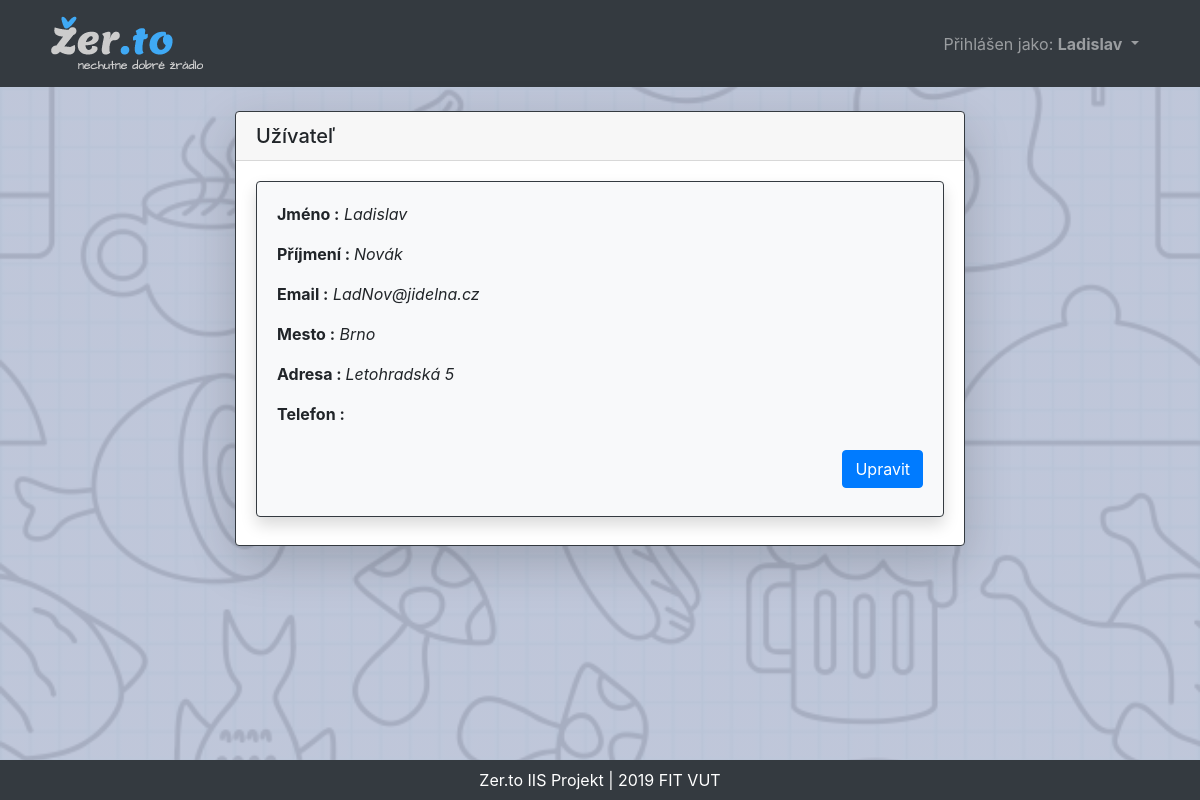
Page /account/user.php?user=3 (signed in) on the earlier database version.
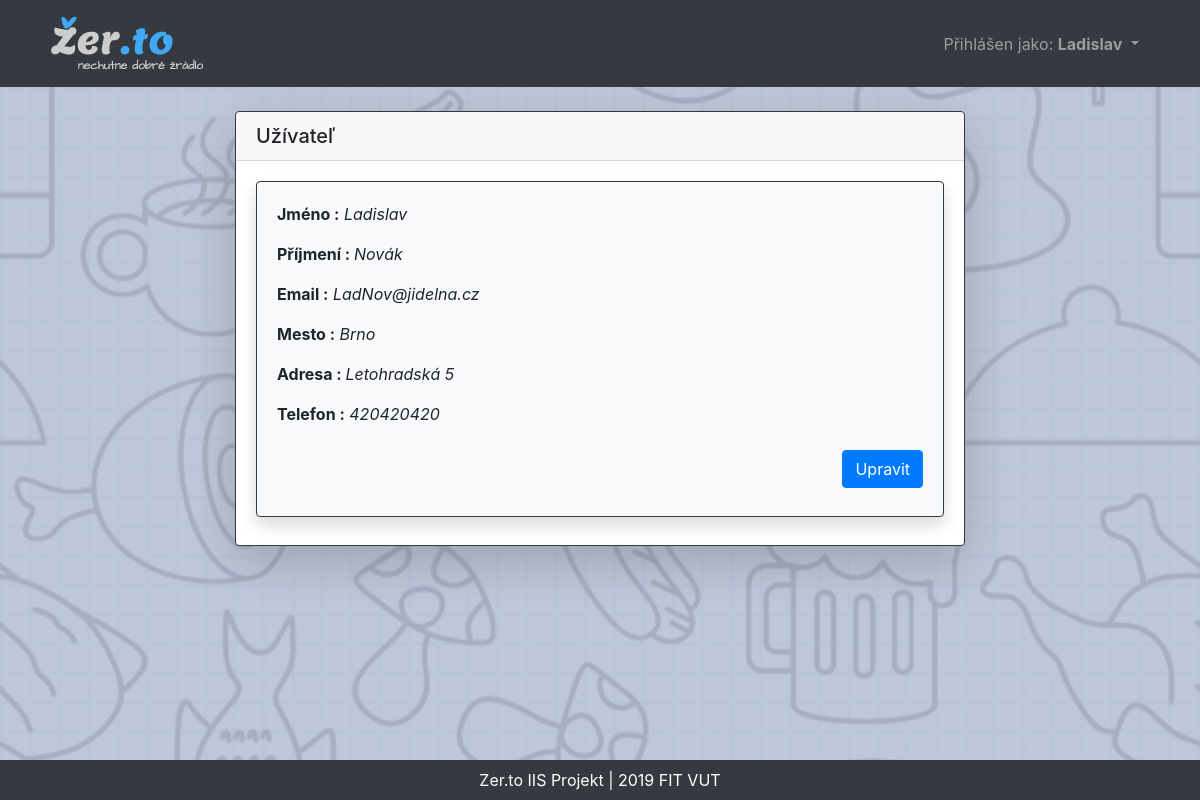
Same page on the later database version.
### tables this page shows
CREATE TABLE `user` (
  `id` int(11) NOT NULL,
  `jmeno` varchar(150) DEFAULT NULL,
  `prijmeni` varchar(150) DEFAULT NULL,
  `email` varchar(200) NOT NULL,
  `password` varchar(200) DEFAULT NULL,
  `mesto` varchar(100) DEFAULT NULL,
  `adresa` varchar(200) DEFAULT NULL,
  `telefon` int(11) DEFAULT NULL,
  `prava` int(11) NOT NULL DEFAULT '5'
);

### account/user.php (the view, shortened to what this page needs)
<!DOCTYPE html>
<html>
	<head>
        <link rel="stylesheet" href="https://stackpath.bootstrapcdn.com/bootstrap/4.4.0/css/bootstrap.min.css" />
        <link rel="stylesheet" href="../styles/styles.css" />
	</head>
	<body>
        <nav class='mb-4 navbar navbar-expand-lg navbar-dark bg-dark'>
            <div class='container'>
                <a class='navbar-brand' href='../index.php'><img src='../pic/logo/logo.png' /></a>
                    <div class='collapse navbar-collapse' id='navbarSupportedContent-4'>
                        <ul class='navbar-nav ml-auto'>
                        <?php
                            if(isset($_SESSION['jmeno'])){
                                echo "
                                <li class='nav-link dropdown'>
                                    <span class='nav-link dropdown-toggle' id='navbarDropdownMenuLink-4' data-toggle='dropdown' aria-haspopup='true' aria-expanded='false'>Přihlášen jako:
                                    <b>".$_SESSION['jmeno']."</b>
                                    </span>
                                    <div class='dropdown-menu dropdown-menu-right' aria-labelledby='navbarDropdownMenuLink-4'>
                                    ";
                            echo "</div></nav>";
            }
        ?>
    <main class="container">
        <section class="row justify-content-md-center">
            <div class="col col-md-8">
                <div class="card shadow-lg border-dark">
                <h5 class="card-header">Užívateľ</h5>
                    <div class="card-body">
        <?php
            $db = dbconnect();
            if($user_id = filter_input(INPUT_GET, "user", FILTER_VALIDATE_INT)){
                $sql = "SELECT jmeno, prijmeni, email, mesto, adresa, telefon, prava FROM user WHERE id = $user_id";
                $user = $db->prepare($sql);
                $user->execute();
                $user->bind_result($jmeno, $prijmeni, $email, $mesto, $adresa, $telefon, $prava);
                if($jmeno != NULL){
                    echo "<article class='card mb-2 border-dark bg-light shadow'><div class='card-body'>";
                    echo "<p><strong>Jméno :</strong><i> $jmeno </i><strong></p>
                    <p>Příjmení : </strong><i>$prijmeni</i></p>";
                    echo "<p><strong>Email :</strong><i> $email</i></p>";
                    echo "<p><strong>Mesto :</strong><i> $mesto</i></p>";
                    echo "<p><strong>  Adresa : </strong><i>$adresa</i></p>";
                    echo "<p><strong>Telefon :</strong><i> $telefon</i></p>";
                    echo "<a class='btn btn-primary float-right my-2' href=\"./manage_user.php?user=$user_id\">Upravit</a>";
                }else{
                    echo "<p class='alert alert-success border-success text-center'>Uživatel s tímto id neexistuje!</p>";
                }
            }else{
                ?><script>
                    window.location = "../index.php";
                </script><?php
            }
        ?>
    </div></div></div>
    </section>
    </main>
    <footer class="mt-4">
        <div class="bg-dark p-2 text-center text-white footer">
            Zer.to IIS Projekt | 2019 FIT VUT
        </div>
    </footer>
	</body>
</html>

### styles/styles.css (style rules this page uses)
html { height: 100%; margin: 0; padding: 0; }
body { background: linear-gradient(rgba(185, 193, 214, 0.9), rgba(185, 193, 214, 0.9)), url("../pic/logo/bgd.jpg") #FFF; background-size: cover; min-height: 100%; margin: 0; padding: 0 0 100px 0; position: relative; }
.footer { position: absolute; bottom: 0; width: 100%; }

Differences in the rows shown:
changed user "Ladislav": telefon (not shown) → "420420420"
